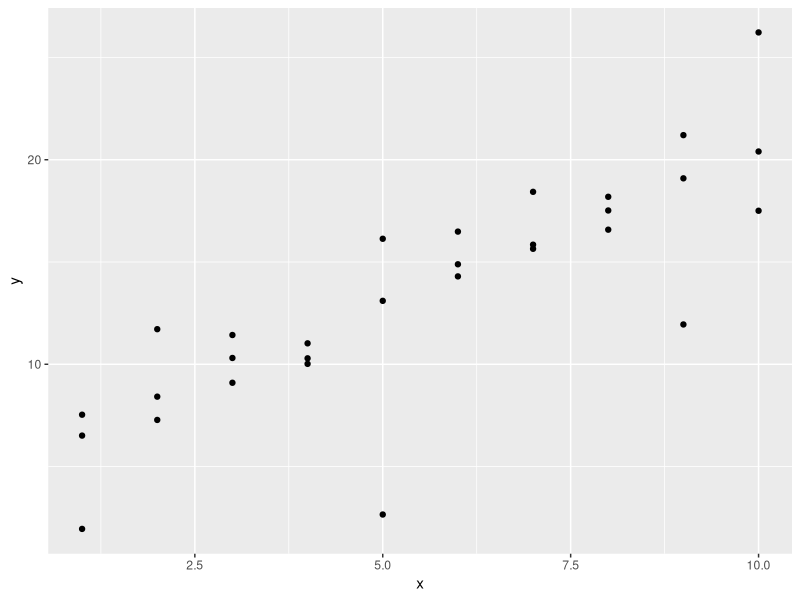
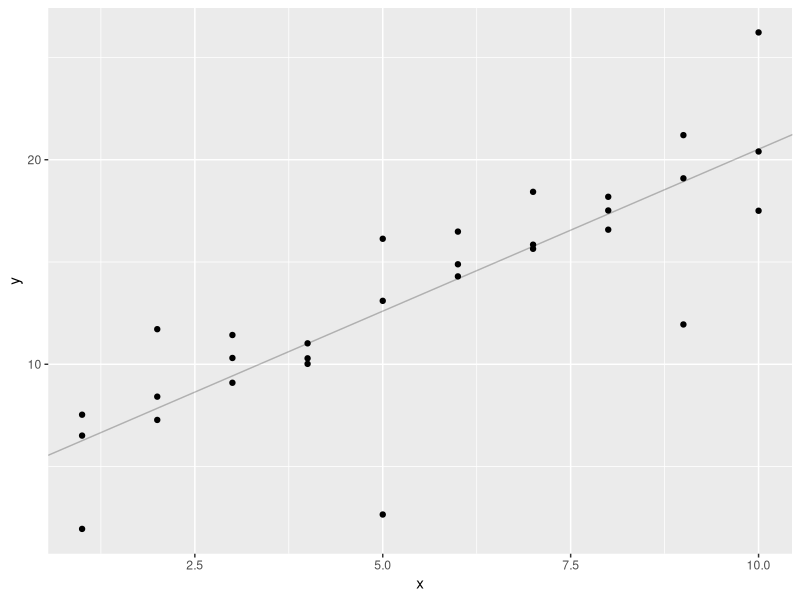

The R script that drew these images, in order:

library("tidyverse")

# simular datos
sim1a <- tibble(
  x = rep(1:10, each = 3),
  y = x * 1.5 + 6 + rt(length(x), df = 2)
)

# visualizar datos
ggplot(sim1a, aes(x, y)) + 
  geom_point()

# ajustar modelo
sim1_mod <- lm(y ~ x, data = sim1a)

# parámetros
coef(sim1_mod)

# visualizar datos con modelo ajustado
ggplot(sim1a, aes(x, y)) + 
  geom_point() +
  geom_abline(intercept = coef(sim1_mod)[1], slope = coef(sim1_mod)[2], alpha = 1/4) 
